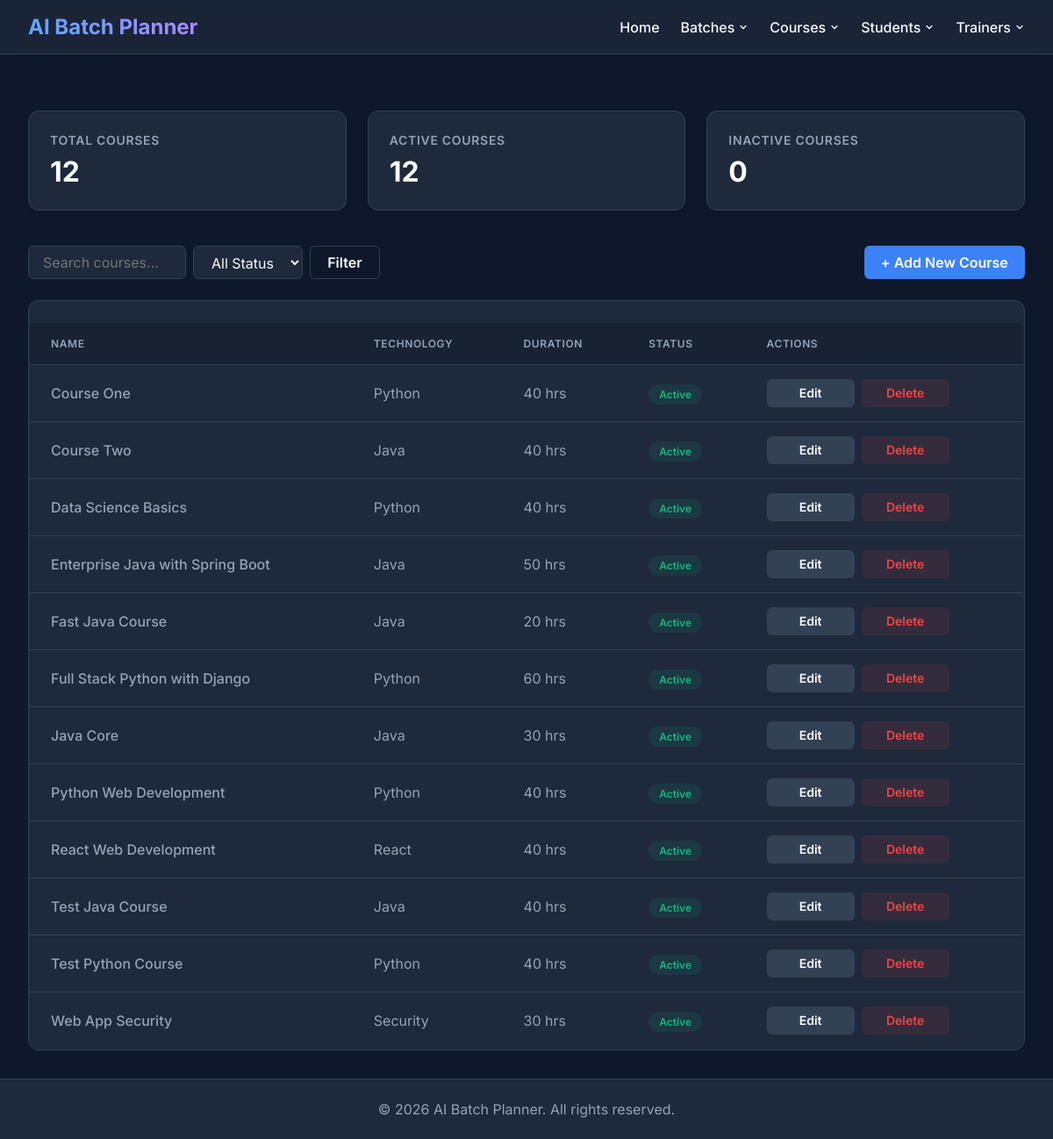
The app's page /courses/, older data.
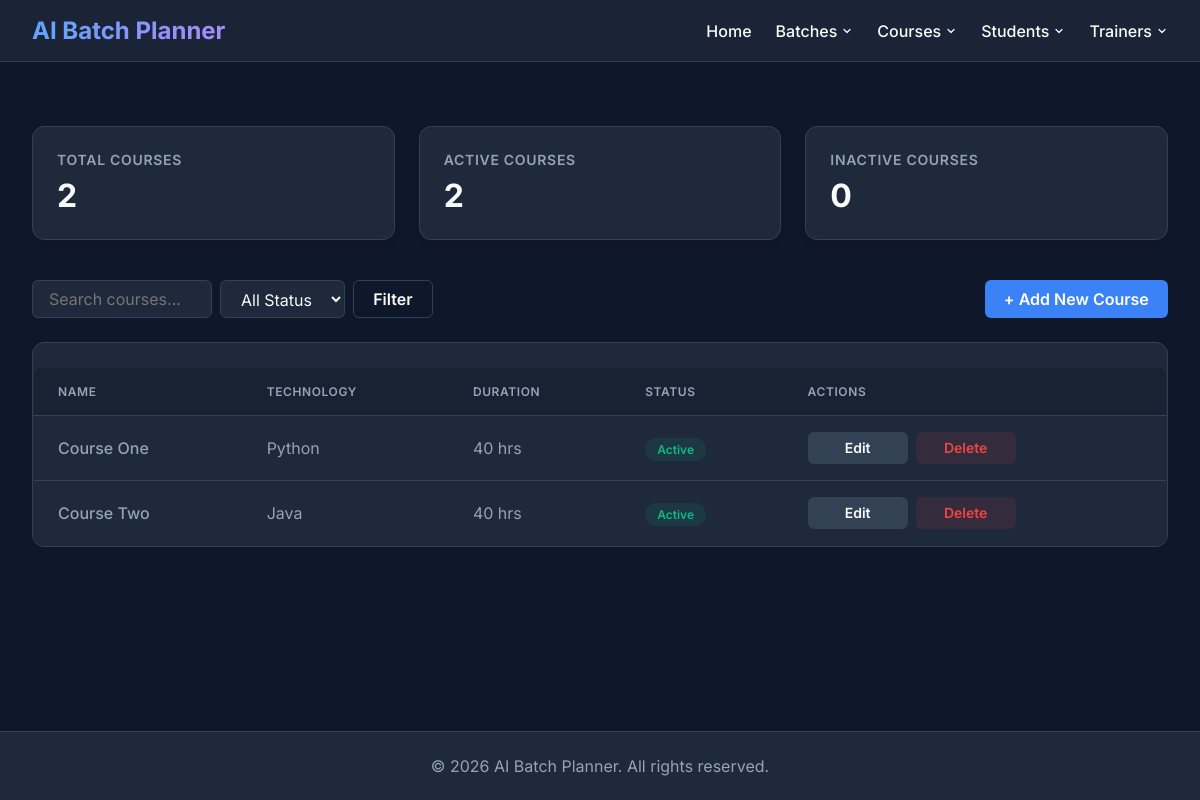
The same page, newer data.
### tables this page shows
CREATE TABLE Course (
    id INTEGER PRIMARY KEY AUTOINCREMENT,

    course_name TEXT NOT NULL UNIQUE,

    technology_stack TEXT NOT NULL,

    duration_hours INTEGER NOT NULL
        CHECK(duration_hours > 0),

    description TEXT,

    status TEXT NOT NULL DEFAULT 'Active'
        CHECK(status IN ('Active', 'Inactive')),

    created_at DATETIME NOT NULL DEFAULT CURRENT_TIMESTAMP,

    updated_at DATETIME NOT NULL DEFAULT CURRENT_TIMESTAMP,

    created_by TEXT,

    updated_by TEXT
);

### routes/course_routes.py (the view)
@course_bp.route('/')
def list_courses():
    keyword = request.args.get('keyword', '').strip()
    status = request.args.get('status', '').strip()
    if keyword or status:
        courses = course_service.filter_courses(status=status, keyword=keyword)
    else:
        courses = course_service.get_all_courses()
    stats = course_service.get_statistics()
    return render_template('courses.html', courses=courses, stats=stats)

### models/course.py (called while the page is built)
    def get_connection(self):
        conn = sqlite3.connect(DB_PATH)
        conn.row_factory = sqlite3.Row
        return conn

    def get_all_courses(self):
        conn = self.get_connection()
        rows = conn.execute("SELECT * FROM Course ORDER BY course_name ASC").fetchall()
        conn.close()
        return [dict(r) for r in rows]

    def get_statistics(self):
        conn=self.get_connection()
        cur=conn.cursor()
        stats={
            "total_courses":cur.execute("SELECT COUNT(*) FROM Course").fetchone()[0],
            "active_courses":cur.execute("SELECT COUNT(*) FROM Course WHERE status='Active'").fetchone()[0],
            "inactive_courses":cur.execute("SELECT COUNT(*) FROM Course WHERE status='Inactive'").fetchone()[0],
            "average_duration":cur.execute("SELECT AVG(duration_hours) FROM Course").fetchone()[0]
        }
        conn.close()
        return stats

### services/course_service.py (called while the page is built)
    def get_all_courses(self):
        return self.course_model.get_all_courses()

    def get_statistics(self):
        return self.course_model.get_statistics()

### templates/courses.html (shortened to what this page needs)
{% extends 'base.html' %}
{% block content %}
<div class="stats-grid">
    <div class="stat-card">
        <div class="stat-title">Total Courses</div>
        <div class="stat-value">{{ stats.total_courses }}</div>
    </div>
    <div class="stat-card">
        <div class="stat-title">Active Courses</div>
        <div class="stat-value">{{ stats.active_courses }}</div>
    </div>
    <div class="stat-card">
        <div class="stat-title">Inactive Courses</div>
        <div class="stat-value">{{ stats.inactive_courses }}</div>
    </div>
</div>
<div class="toolbar">
    <form class="search-form" action="{{ url_for('course_bp.list_courses') }}" method="GET">
        <input type="text" name="keyword" class="input-control" placeholder="Search courses..."
            value="{{ request.args.get('keyword', '') }}">
        <select name="status" class="input-control">
            <option value="">All Status</option>
        </select>
        <button type="submit" class="btn btn-outline">Filter</button>
    </form>
    <a href="{{ url_for('course_bp.create_course') }}" class="btn btn-primary">+ Add New Course</a>
</div>
<div class="table-container">
    <table class="data-table" id="coursesTable">
        <thead>
            <tr>
                <th>Name</th>
                <th>Technology</th>
                <th>Duration</th>
                <th>Status</th>
                <th>Actions</th>
            </tr>
        </thead>
        <tbody>
            {% for course in courses %}
            <tr class="course-row" data-status="{{ course.status }}">
                <td style="font-weight: 500; white-space: nowrap;">{{ course.course_name }}</td>
                <td>{{ course.technology_stack }}</td>
                <td>{{ course.duration_hours }} hrs</td>
                <td>
                    <span
                        class="status-badge {% if course.status == 'Active' %}status-active{% else %}status-inactive{% endif %}">
                        {{ course.status }}
                    </span>
                </td>
                <td>
                    <div class="actions-group">
                        <a href="{{ url_for('course_bp.edit_course', course_id=course.id) }}"
                            class="btn btn-secondary">Edit</a>
                        <form action="{{ url_for('course_bp.delete_course', course_id=course.id) }}" method="POST"
                            class="delete-form">
                            <button type="submit" class="btn btn-danger">Delete</button>
                        </form>
                    </div>
                </td>
            </tr>
            {% else %}
            <tr>
                <td colspan="5" style="text-align: center; color: var(--text-muted); padding: 3rem;">
                    No courses found. Try adjusting your search filters.
                </td>
            </tr>
            {% endfor %}
        </tbody>
    </table>
</div>
{% endblock %}

### templates/base.html (shortened to what this page needs)
<!DOCTYPE html>
<html lang="en">
<head>
</head>
<body>
    <nav class="navbar">
        <a href="/" class="navbar-brand">AI Batch Planner</a>
        <div class="navbar-nav">
            <a href="/">Home</a>
            <div class="dropdown">
                <button class="dropdown-btn">
                    Batches
                    <svg width="12" height="12" viewBox="0 0 24 24" fill="none" stroke="currentColor" stroke-width="2.5"
                        stroke-linecap="round" stroke-linejoin="round">
                        <path d="m6 9 6 6 6-6" />
                    </svg>
                </button>
            </div>
            <div class="dropdown">
                <button class="dropdown-btn">
                    Courses
                    <svg width="12" height="12" viewBox="0 0 24 24" fill="none" stroke="currentColor" stroke-width="2.5"
                        stroke-linecap="round" stroke-linejoin="round">
                        <path d="m6 9 6 6 6-6" />
                    </svg>
                </button>
            </div>
            <div class="dropdown">
                <button class="dropdown-btn">
                    Students
                    <svg width="12" height="12" viewBox="0 0 24 24" fill="none" stroke="currentColor" stroke-width="2.5"
                        stroke-linecap="round" stroke-linejoin="round">
                        <path d="m6 9 6 6 6-6" />
                    </svg>
                </button>
            </div>
            <div class="dropdown">
                <button class="dropdown-btn">
                    Trainers
                    <svg width="12" height="12" viewBox="0 0 24 24" fill="none" stroke="currentColor" stroke-width="2.5"
                        stroke-linecap="round" stroke-linejoin="round">
                        <path d="m6 9 6 6 6-6" />
                    </svg>
                </button>
            </div>
        </div>
    </nav>
    <main class="container">
        {% block content %}{% endblock %}
    </main>
    <footer class="footer">
        &copy; 2026 AI Batch Planner. All rights reserved.
    </footer>
</body>
</html>

### templates/base.html (style rules this page uses)
:root { --bg-color: #0f172a; --surface-color: #1e293b; --surface-hover: #334155; --primary: #3b82f6; --primary-hover: #2563eb; --text-main: #f8fafc; --text-muted: #94a3b8; --danger: #ef4444; --success: #10b981; --border: #334155; }
body { margin: 0; font-family: 'Inter', sans-serif; background-color: var(--bg-color); color: var(--text-main); display: flex; flex-direction: column; min-height: 100vh; }
.navbar { background: rgba(30, 41, 59, 0.8); backdrop-filter: blur(10px); padding: 1rem 2rem; border-bottom: 1px solid var(--border); display: flex; justify-content: space-between; align-items: center; }
.navbar-brand { font-size: 1.5rem; font-weight: 700; color: #fff; text-decoration: none; background: linear-gradient(90deg, #60a5fa, #a78bfa); -webkit-background-clip: text; -webkit-text-fill-color: transparent; }
.navbar-nav { display: flex; align-items: center; }
.navbar-nav a, .navbar-nav .dropdown { margin-left: 1.5rem; }
.navbar-nav a { color: var(--text-main); text-decoration: none; font-weight: 500; transition: color 0.2s; line-height: 1; display: inline-flex; align-items: center; }
.dropdown { position: relative; display: flex; align-items: center; }
.dropdown-btn { color: var(--text-main); text-decoration: none; font-weight: 500; transition: color 0.2s; cursor: pointer; background: none; border: none; padding: 0; font-family: inherit; font-size: inherit; display: inline-flex; align-items: center; gap: 4px; margin: 0; line-height: 1; -webkit-appearance: none; appearance: none; }
.container { flex: 1; padding: 2rem; max-width: 1200px; margin: 0 auto; width: 100%; box-sizing: border-box; }
form { display: flex; flex-direction: column; gap: 12px; max-width: 500px; }
input, select, textarea { padding: 10px 14px; background-color: var(--surface-color); border: 1px solid var(--border); border-radius: 8px; color: var(--text-main); font-size: 1rem; transition: border-color 0.2s; }
button { padding: 10px 15px; background-color: var(--primary); color: white; border: none; border-radius: 8px; cursor: pointer; font-size: 1rem; font-weight: 600; transition: background-color 0.2s; margin-top: 10px; }
.btn { display: inline-flex !important; align-items: center !important; justify-content: center !important; box-sizing: border-box !important; vertical-align: middle !important; margin: 0 !important; }
.search-form { display: inline-flex !important; flex-direction: row !important; flex-wrap: nowrap !important; align-items: center !important; gap: 0.5rem !important; max-width: none !important; }
.search-form input[type="text"], .search-form select { max-width: 180px !important; text-overflow: ellipsis !important; }
.search-form .input-control, .search-form select, .search-form input, .search-form button, .search-form .btn { margin: 0 !important; box-sizing: border-box !important; vertical-align: middle !important; }
.toolbar { display: flex !important; flex-wrap: nowrap !important; justify-content: space-between !important; align-items: center !important; }
table { width: 100%; border-collapse: collapse; margin-top: 1.5rem; background-color: var(--surface-color); border-radius: 8px; overflow: hidden; border: 1px solid var(--border); }
th, td { text-align: left; padding: 14px; border-bottom: 1px solid var(--border); }
th { background-color: rgba(30, 41, 59, 0.5); color: var(--text-main); font-weight: 600; }
td { color: var(--text-muted); }
tr:last-child td { border-bottom: none; }
a { color: var(--primary); text-decoration: none; font-weight: 500; transition: color 0.2s; }
.footer { text-align: center; padding: 1.5rem; color: var(--text-muted); border-top: 1px solid var(--border); background: var(--surface-color); margin-top: auto; }

Row changes from the older to the newer data that the page shows:
removed Course: course_name "Data Science Basics", technology_stack "Python", duration_hours "40", status "Active"
removed Course: course_name "Enterprise Java with Spring Boot", technology_stack "Java", duration_hours "50", status "Active"
removed Course: course_name "Fast Java Course", technology_stack "Java", duration_hours "20", status "Active"
removed Course: course_name "Full Stack Python with Django", technology_stack "Python", duration_hours "60", status "Active"
removed Course: course_name "Java Core", technology_stack "Java", duration_hours "30", status "Active"
removed Course: course_name "Python Web Development", technology_stack "Python", duration_hours "40", status "Active"
removed Course: course_name "React Web Development", technology_stack "React", duration_hours "40", status "Active"
removed Course: course_name "Test Java Course", technology_stack "Java", duration_hours "40", status "Active"
removed Course: course_name "Test Python Course", technology_stack "Python", duration_hours "40", status "Active"
removed Course: course_name "Web App Security", technology_stack "Security", duration_hours "30", status "Active"
Text that changed along with them:
{{ stats.total_courses }}: "12" → "2"
{{ stats.active_courses }}: "12" → "2"
